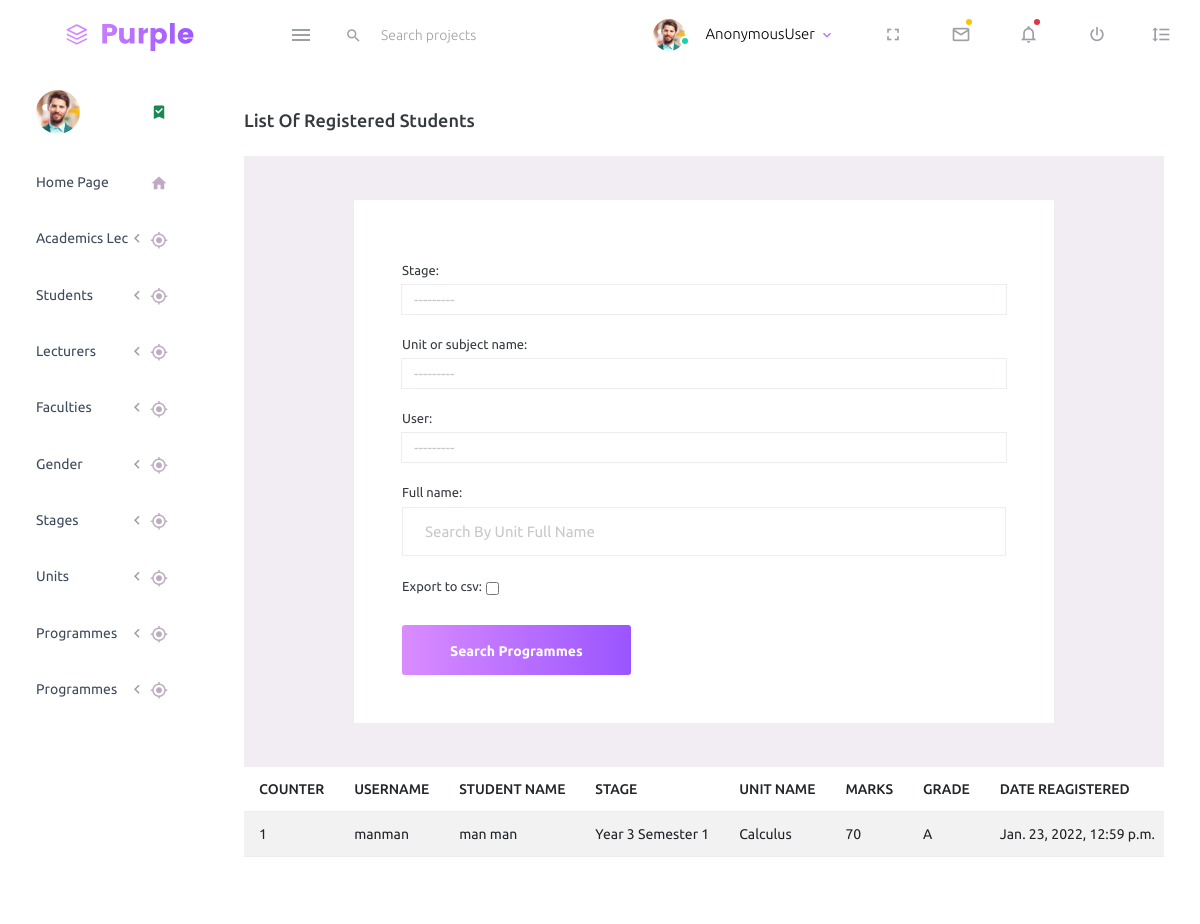
/school/list_registered_units/, run on the app's committed database.
### school/models.py (models this page shows)
class marks_yr1(models.Model):
    user = models.ForeignKey(User, max_length=255, on_delete=models.CASCADE, blank=True)
    full_name = models.CharField(max_length=255, blank=True, null=True)
    stage = models.ForeignKey(Stages, max_length=255, on_delete=models.CASCADE, blank=False)
    unit_or_subject_name = models.ForeignKey(Units, max_length=255, on_delete=models.CASCADE, blank=False)
    marks = models.CharField(max_length=255, blank=True, null=True)
    grade = models.CharField(max_length=255, blank=True, null=True)
    date_created = models.DateTimeField(
        null=True, blank=True, auto_now_add=True)
    date_updated = models.DateTimeField(null=True, blank=True, auto_now=True)

class Stages(models.Model):
    year = models.CharField(max_length=255, blank=True, null=True)
    def __str__(self):
        return self.year

class Units(models.Model):
    unit_name = models.CharField(max_length=255, blank=True, null=True)
    date_created = models.DateTimeField(
        null=True, blank=True, auto_now_add=True)
    date_updated = models.DateTimeField(null=True, blank=True, auto_now=True)
    def __str__(self):
        return self.unit_name

### school/my_views.py (the view, shortened to what this page needs)
# urls.py: path('list_registered_units/', my_views.list_registered_units, name='list_registered_units'),
def list_registered_units(request):
    title = 'List of Registered Students'
    form = MarksSearch(request.POST or None)
    queryset = marks_yr1.objects.all()
    context = {
        "title": title,
        "queryset": queryset,
    }
    context = {
        "form": form,
        "title": title,
        "queryset": queryset,
    }
    return render(request, "units/list_registered_units.html", context)

### school/forms.py
class MarksSearch(forms.ModelForm):
    export_to_CSV = forms.BooleanField(required=False)
    class Meta:
        model = marks_yr1
        fields = ['stage', 'unit_or_subject_name', 'user', 'full_name']
        widgets = {'stage': forms.Select(
            attrs={'class': 'form-control', 'placeholder': 'Search By Stage'}),
            'unit_or_subject_name': forms.Select(
            attrs={'class': 'form-control', 'placeholder': 'Search By Unit Name'}),
            'user': forms.Select(
            attrs={'class': 'form-control', 'placeholder': 'Search By Username'}),
            'full_name': forms.TextInput(
            attrs={'class': 'form-control', 'placeholder': 'Search By Unit Full Name'})}

### school/templates/units/list_registered_units.html (shortened to what this page needs)
{% extends 'index2.html' %}
{% load static %}
{% block content %}
<div class="col-lg-10 grid-margin stretch-card">
    <div class="card">
      <div class="card-body">
        <h4 class="card-title">{{title}}</h4>
        <div class="content-wrapper d-flex align-items-center auth">
            <div class="row flex-grow">
              <div class="col-lg-10 mx-auto">
                <div class="auth-form-light text-left p-5">
                  <form class="pt-3" method="post" action="">
                      <fieldset>
                        {% for fm in form %}
                            <div class="form-group">
                                {{fm.label_tag}}
                                {{fm}}
                            </div>
                        {% endfor %}
                        <div class="mt-3">
                          <button class="btn btn-block btn-gradient-primary btn-lg font-weight-medium auth-form-btn" type="submit">Search Programmes</button>
                        </div>
                      </fieldset>
                  </form>
                </div>
              </div>
            </div>
          </div>
        <div class="col-lg-12 table-responsive fixed-table-body">
          <table class="table table-striped">
            <thead>
              <tr>
                <th> COUNTER </th>
                <th> USERNAME </th>
                <th> STUDENT NAME </th>
                <th> STAGE </th>
                <th> UNIT NAME </th>
                <th> MARKS </th>
                <th> GRADE </th>
                <th> DATE REAGISTERED </th>
              </tr>
            </thead>
            <tbody>
              {% for instance in queryset %}
              <tr>
                  <td class="py-1">{{forloop.counter}}</td>
                  <td>{{instance.user}}</td>
                  <td>{{instance.full_name}}</td>
                  <td>{{instance.stage}}</td>
                  <td>{{instance.unit_or_subject_name}}</td>
                  <td>{{instance.marks}}</td>
                  <td>{{instance.grade}}</td>
                  <td>{{instance.date_created}}</td>
              </tr>
              {% endfor %}
            </tbody>
          </table>
        </div>
      </div>
    </div>
  </div>
  {% endblock content %}

### data on the page
marks_yr1: user "manman", full_name "man man", stage "Year 3 Semester 1", unit_or_subject_name "Calculus", marks "70", grade "A", date_created "Jan. 23, 2022, 12:59 p.m."

### other printed values
{{ request.user }} "AnonymousUser"
{{ title }} "List Of Registered Students"
{{ fm.label_tag }} "Stage:" "Unit or subject name:" "User:" "Full name:" "Export to csv:"
